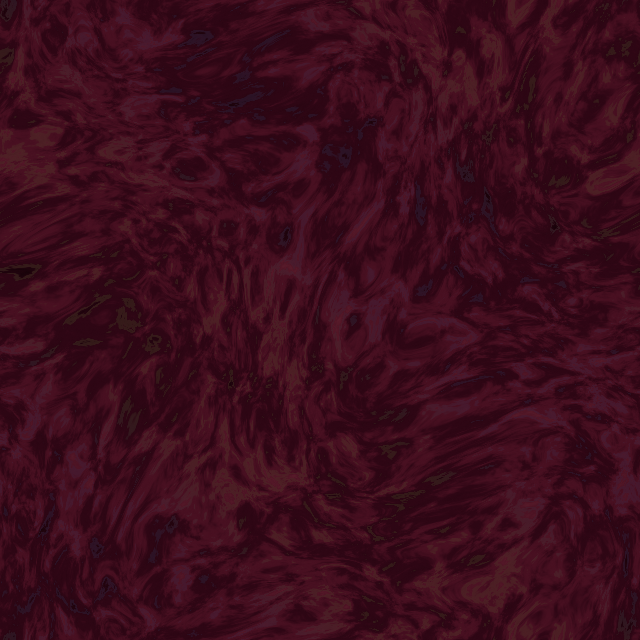
#> input picture art/materials/lower-ocean-oc01/source/frames/loop_00.png, 640 x 640 px; its folder holds 4 pictures in this run
$ python prepare_lower_ocean_oc01.py
#> lines starting #> are read from the running program, lines starting #| are printed output that depends on the picture
from pathlib import Path
from PIL import Image
import hashlib,json
R=Path(__file__).resolve().parents[1];S=R/'art/materials/lower-ocean-oc01/source';T=R/'src/main/resources/assets/interstice/textures/block';P=R/'src/main/resources/assets/interstice/provenance'
def sha(p):return hashlib.sha256(p.read_bytes()).hexdigest()
frames=[];sources=[]
for i in range(16):
 p=S/'frames'/f'loop_{i:02d}.png';image=Image.open(p).convert('RGBA');assert image.size==(640,640);assert image.getextrema()[3]==(255,255)
#> further down, image is the input picture: PIL image 640x640 RGBA; mean R, G, B, A 59, 12.3, 27.3, 255
 frame=Image.new('RGBA',(1280,1280))
#> frame: PIL image 1280x1280 RGBA; every value is 0
 for y in (0,640):
  for x in (0,640):frame.paste(image,(x,y));assert frame.crop((x,y,x+640,y+640)).tobytes()==image.tobytes()
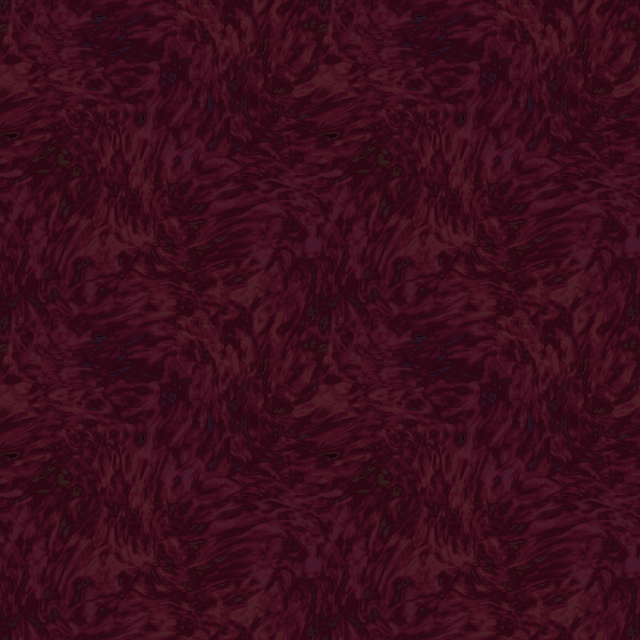
#> frame: PIL image 1280x1280 RGBA (shown at 1/2 size); mean R, G, B, A 59, 12.3, 27.3, 255
 frames.append(frame);sources.append({'file':str(p.relative_to(R)).replace('\\','/'),'png_sha256':sha(p),'rgba_sha256':hashlib.sha256(image.tobytes()).hexdigest()})
#> pass 2 of the loop `for i in range(16):`:
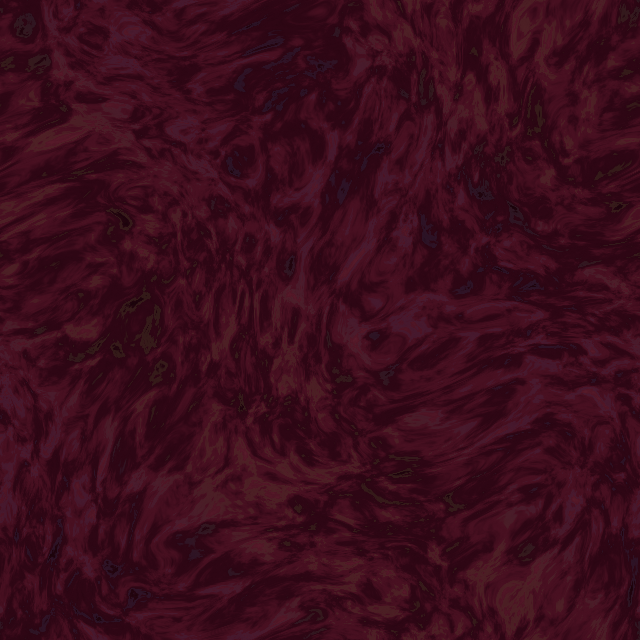
#> input picture art/materials/lower-ocean-oc01/source/frames/loop_01.png, 640 x 640 px
#> image is the input picture: PIL image 640x640 RGBA; mean R, G, B, A 59, 12.3, 27.3, 255
#> after the loop `for y in (0,640):`:
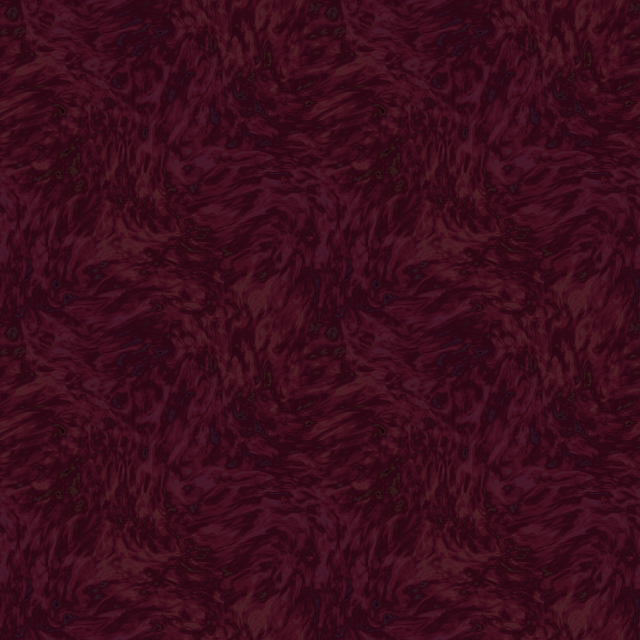
#> frame: PIL image 1280x1280 RGBA (shown at 1/2 size); mean R, G, B, A 59, 12.3, 27.3, 255
#> pass 3 of the loop `for i in range(16):`:
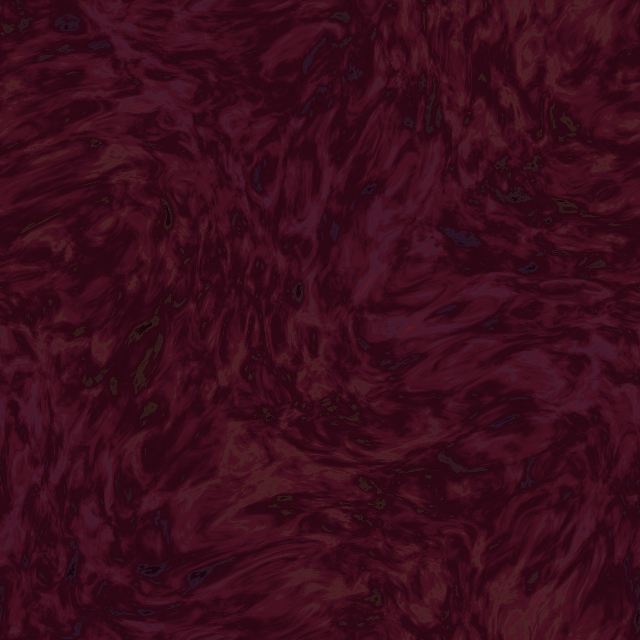
#> input picture art/materials/lower-ocean-oc01/source/frames/loop_02.png, 640 x 640 px
#> image is the input picture: PIL image 640x640 RGBA; mean R, G, B, A 59.1, 12.3, 27.3, 255
#> after the loop `for y in (0,640):`:
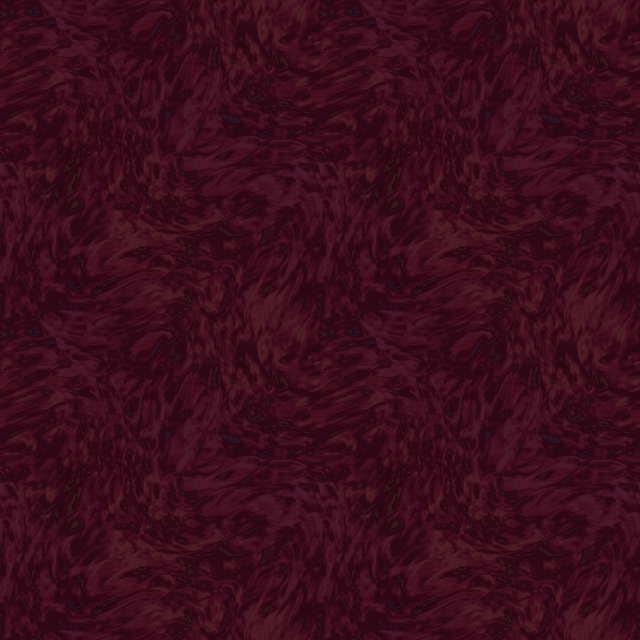
#> frame: PIL image 1280x1280 RGBA (shown at 1/2 size); mean R, G, B, A 59.1, 12.3, 27.3, 255
#> (the run stopped early here; a loop or call above may not have finished)
